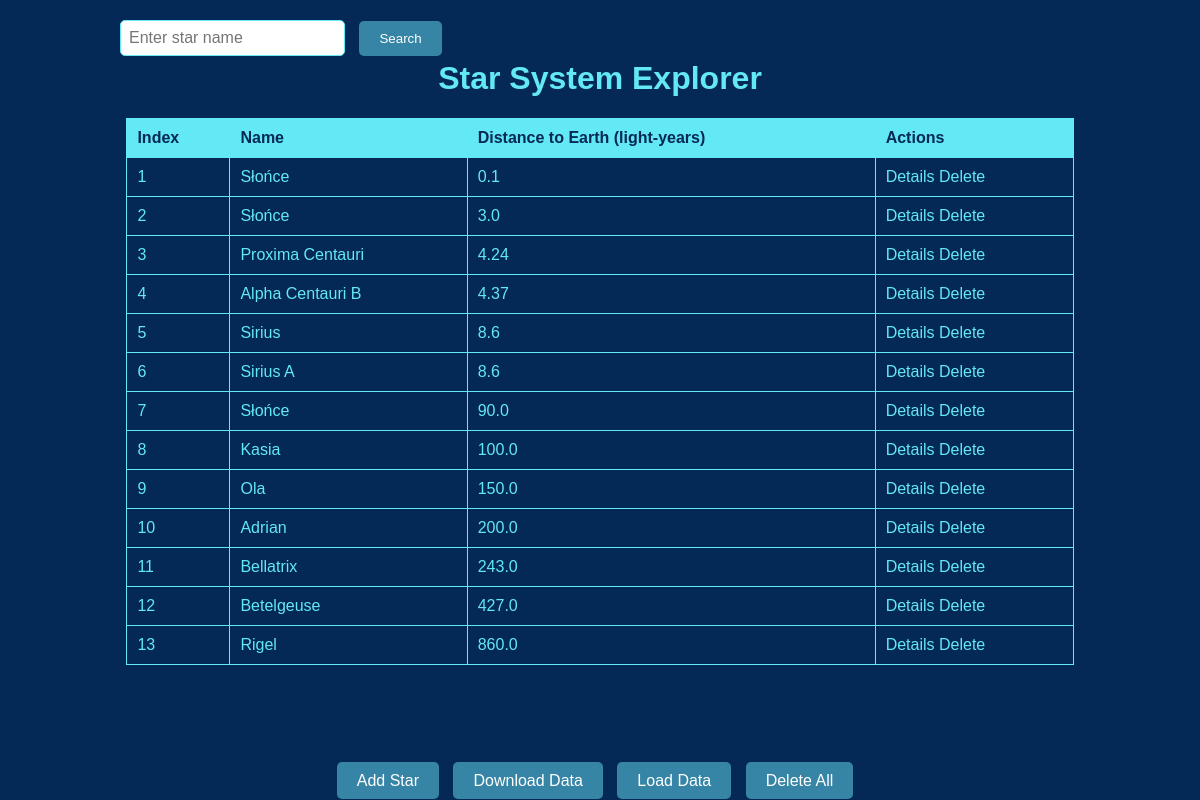
The app's page /, older data.
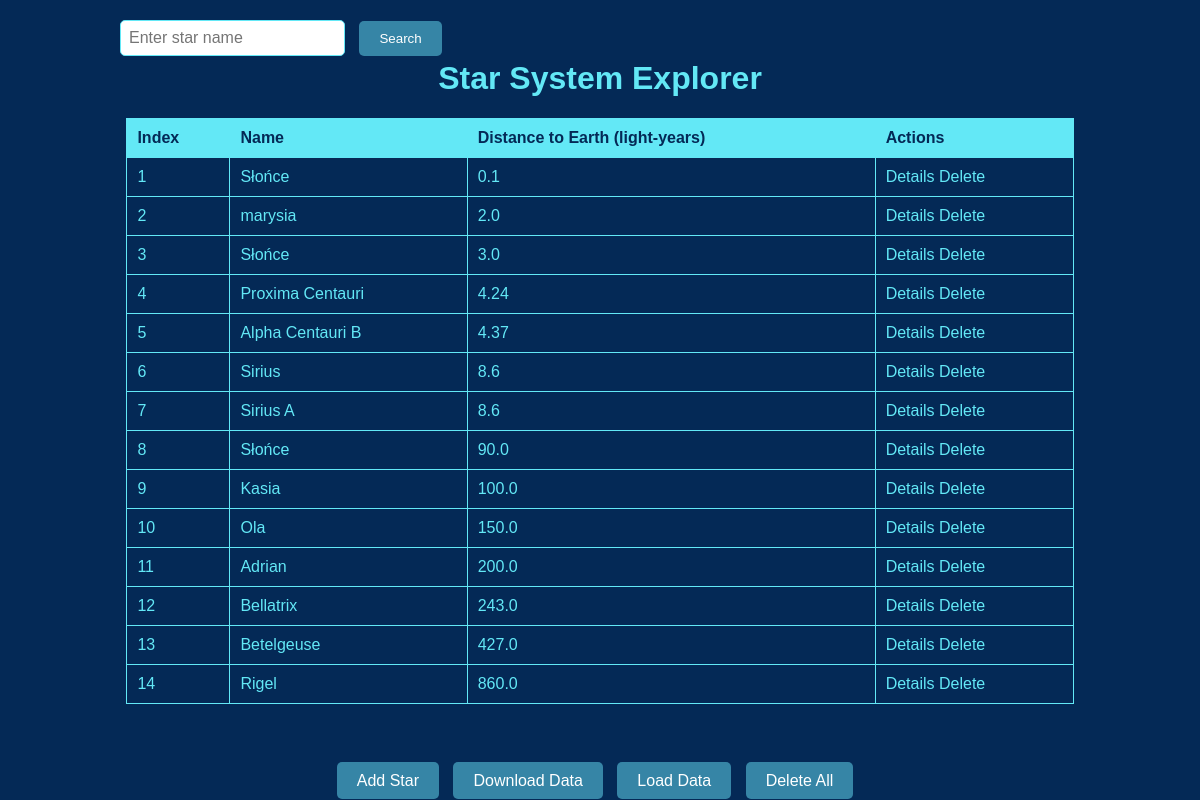
The same page, newer data.
### explorer/models.py (models this page shows, shortened)
class Star(models.Model):
    name = models.CharField(max_length=100)
    distance = models.FloatField()
    system = models.ForeignKey(StarSystem, on_delete=models.CASCADE, default=1)

### explorer/views.py (the view)
# urls.py: path('', index, name='index'),
def index(request):
    systems = StarSystem.objects.all()
    stars = Star.objects.all()
    search_form = SearchForm(request.GET)
    if search_form.is_valid():
        star_name = search_form.cleaned_data['star_name']
        if star_name:
            stars = stars.filter(name__icontains=star_name)
    sorted_stars = sort_stars_by_distance(stars)
    return render(request, 'explorer/index.html',
                  {'systems': systems, 'stars': sorted_stars, 'search_form': search_form})

### explorer/forms.py
class SearchForm(forms.Form):
    star_name = forms.CharField(label='Search Star', max_length=100, required=False)

### explorer/utils.py (called while the page is built)
def quicksort(arr):
    if len(arr) <= 1:
        return arr
    pivot = arr[len(arr) // 2]
    left = [x for x in arr if x.distance < pivot.distance]
    middle = [x for x in arr if x.distance == pivot.distance]
    right = [x for x in arr if x.distance > pivot.distance]
    return quicksort(left) + middle + quicksort(right)

def sort_stars_by_distance(stars):
    return quicksort(stars)

### explorer/templates/explorer/index.html (shortened to what this page needs)
<!DOCTYPE html>
<html>
<head>
    <link rel="stylesheet" type="text/css" href="https://code.jquery.com/ui/1.12.1/themes/base/jquery-ui.css">
</head>
<body>
    <h1>Star System Explorer</h1>
    <form method="get" id="search-form">
        <input type="text" name="star_name" id="id_star_name" placeholder="Enter star name" />
        <button type="submit" id="search-button">Search</button>
    </form>
    <table>
        <thead>
            <tr>
                <th>Index</th>
                <th>Name</th>
                <th>Distance to Earth (light-years)</th>
                <th>Actions</th>
            </tr>
        </thead>
        <tbody>
            {% for star in stars %}
            <tr>
                <td>{{ forloop.counter }}</td>
                <td>{{ star.name }}</td>
                <td>{{ star.distance }}</td>
                <td>
                    <a href="{% url 'explorer:star_detail' system_id=star.system.id star_id=star.id %}">Details</a>
                    <a href="{% url 'explorer:delete_star' system_id=star.system.id star_id=star.id %}">Delete</a>
                </td>
            </tr>
            {% endfor %}
        </tbody>
    </table>
    <div class="button-container">
        <a href="{% url 'explorer:add_star' %}" class="action-button">Add Star</a>
        <a href="{% url 'explorer:download_data' %}" class="action-button">Download Data</a>
        <a href="{% url 'explorer:load_data' %}" class="action-button">Load Data</a>
        <a id="delete-all-button" class="action-button" onclick="confirmDelete()">Delete All</a>
    </div>
</body>
</html>

Row changes from the older to the newer data that the page shows:
added Star: name "marysia", distance "2.0"
